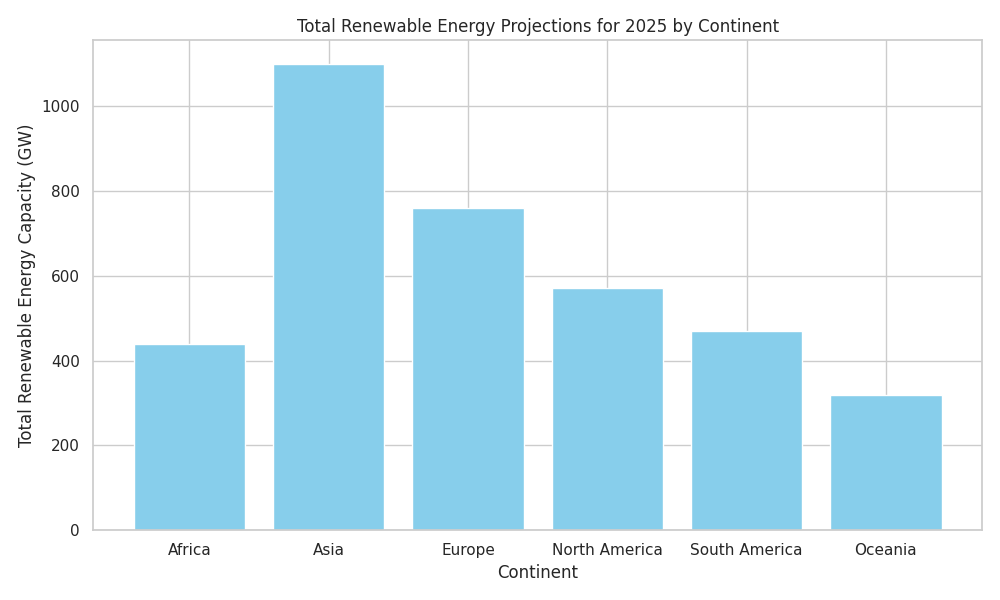

Python code for this plot:
import matplotlib.pyplot as plt
import numpy as np

# Data preparation
continents = ['Africa', 'Asia', 'Europe', 'North America', 'South America', 'Oceania']
capacities = np.array([
    [120, 200, 80, 40],    # Africa
    [300, 500, 200, 100],  # Asia
    [250, 300, 150, 60],   # Europe
    [180, 240, 100, 50],   # North America
    [160, 180, 90, 40],    # South America
    [100, 120, 70, 30],    # Oceania
])

# Use the sum of each continent's energy capacities for each bar height
total_capacities = capacities.sum(axis=1)

# Create the figure and axes
fig, ax = plt.subplots(figsize=(10, 6))

# Plotting data
ax.bar(continents, total_capacities, color='skyblue')

# Adding labels and title
ax.set_xlabel('Continent')
ax.set_ylabel('Total Renewable Energy Capacity (GW)')
ax.set_title('Total Renewable Energy Projections for 2025 by Continent')

# Display the plot
plt.tight_layout()
plt.show()
